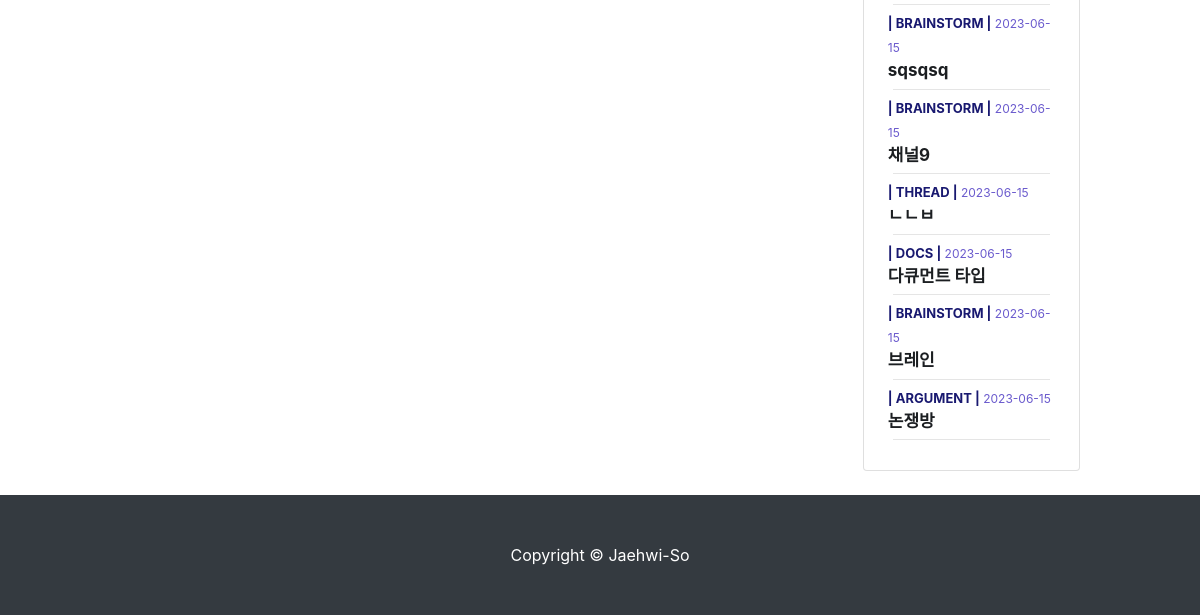
The app's page /brain/9/members/ (signed in, lower part), older data.
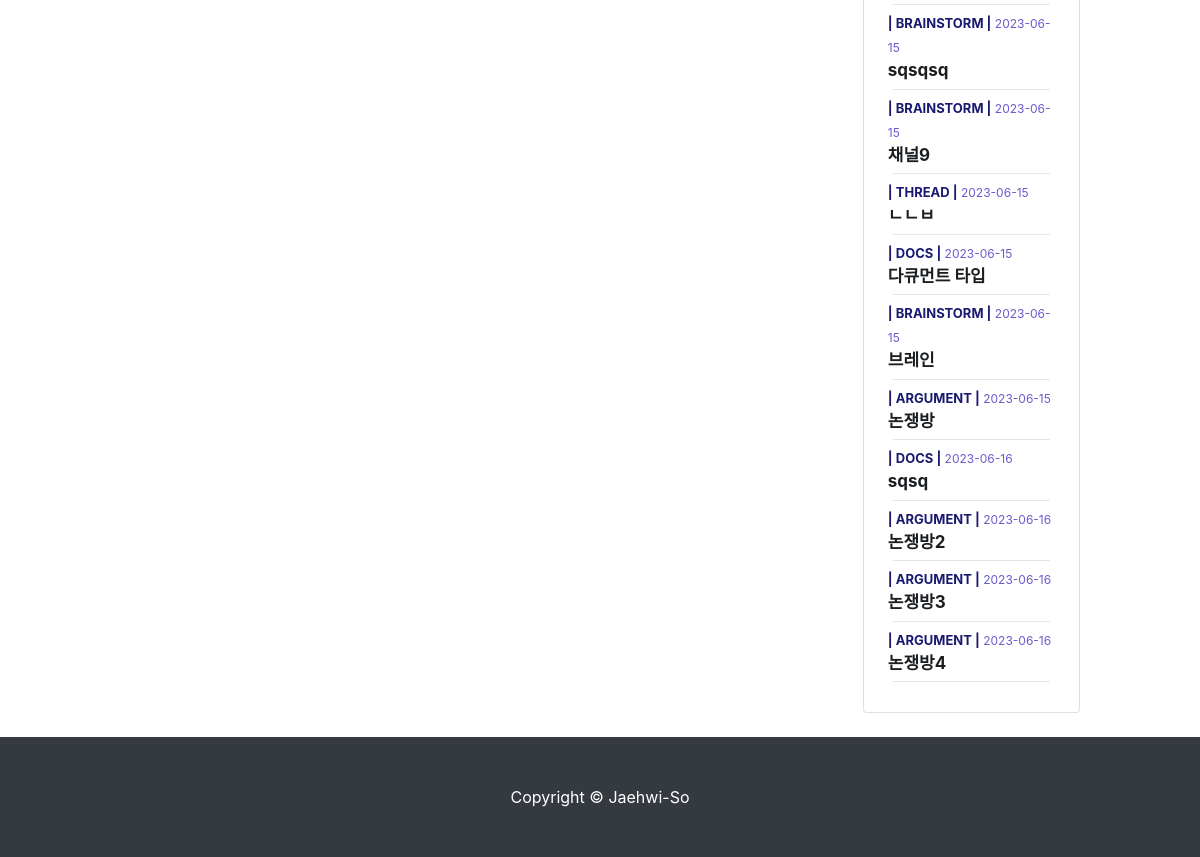
The same page, newer data.
### brainservice/models.py (models this page shows, shortened)
class Channel(models.Model):
    ChannelType = models.TextChoices("ChannelType", "DOCS BRAINSTORM ARGUMENT THREAD")
    name = models.CharField(null=False, blank=False, max_length=50)
    disc = models.CharField(null=True, blank=True, max_length=200)
    type = models.CharField(null=False, blank=False, max_length=50, choices=ChannelType.choices)
    created_at = models.DateTimeField(auto_now_add=True)
    updated_at = models.DateTimeField(auto_now=True)
    team = models.ForeignKey(Team, null=False, on_delete=models.CASCADE)
    def get_absolute_url(self):
        return f'/brain/{self.team.pk}/channel/{self.pk}'
    def created_at_datetime(self):
        return self.created_at.strftime('%Y-%m-%d')

### brainservice/views.py (the view)
# urls.py: path('<int:team_pk>/members/', views.MemberInfo.as_view()),
class MemberInfo(IsTeamMemberRequiredMixin, TemplateView):
    template_name = 'brain/member_info.html'
    def get_context_data(self, **kwargs):
        context = super().get_context_data(**kwargs)
        team_pk = self.kwargs.get('team_pk')
        team = get_object_or_404(Team, pk=team_pk)
        channels = Channel.objects.filter(team=team_pk)
        members = team.users.all()
        context['team'] = team
        context['channels'] = channels
        context['members'] = members
        return context

### brainservice/auth.py (called while the page is built)
    def test_func(self):
        user = self.request.user
        team = get_object_or_404(Team, pk=self.kwargs['team_pk'])
        return team.users.filter(pk=user.pk).exists()

### brainservice/models.py (called while the page is built)
    def get_absolute_url(self):
        return f'/brain/{self.pk}/main'

### templates/brain/member_info.html (shortened to what this page needs)
{% extends 'brain/brain-base.html' %}
{% block main_brain_area %}
    {% load static %}
    <div class="col-md-9 col-lg-9">
    </div>
    {% include 'brain/sidebar.html' %}
{% endblock %}

### templates/brain/sidebar.html (shortened to what this page needs)
<div class="col-md-3 col-lg-3">
    <div class="card my-4" style="padding:2%">
        <div class="card-body">
            <div class="row">
                <div class="col-lg-12">
                    <ul class="list-unstyled mb-0" >
                        {% for channel in channels %}
                            <li>
                                <a href="{{ channel.get_absolute_url }}"
                                   style="color:slateblue; font-size:12px;">
                                    <b style="color:midnightblue;font-size:13px;">| {{ channel.type }} |</b>
                                    {{ channel.created_at_datetime }}<br>
                                    <b style="color:#1b1e21; font-size:17px;">{{ channel.name }}</b>
                                </a>
                                <hr style="margin:5px;">
                            </li>
                        {% endfor %}
                    </ul>
                </div>
            </div>
        </div>
    </div>
</div>

Row changes from the older to the newer data that the page shows:
added Channel: type "DOCS", created_at_datetime "2023-06-16", name "sqsq"
added Channel: type "ARGUMENT", created_at_datetime "2023-06-16", name "논쟁방2"
added Channel: type "ARGUMENT", created_at_datetime "2023-06-16", name "논쟁방3"
added Channel: type "ARGUMENT", created_at_datetime "2023-06-16", name "논쟁방4"
